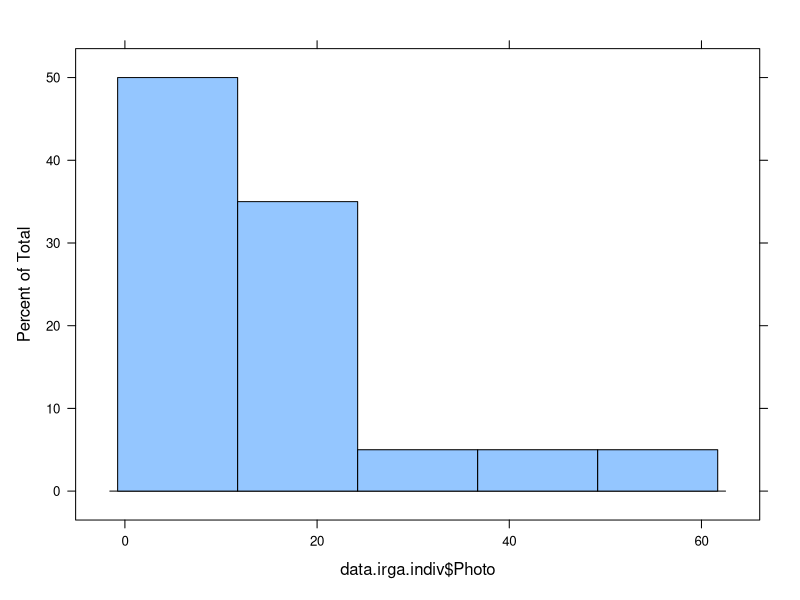
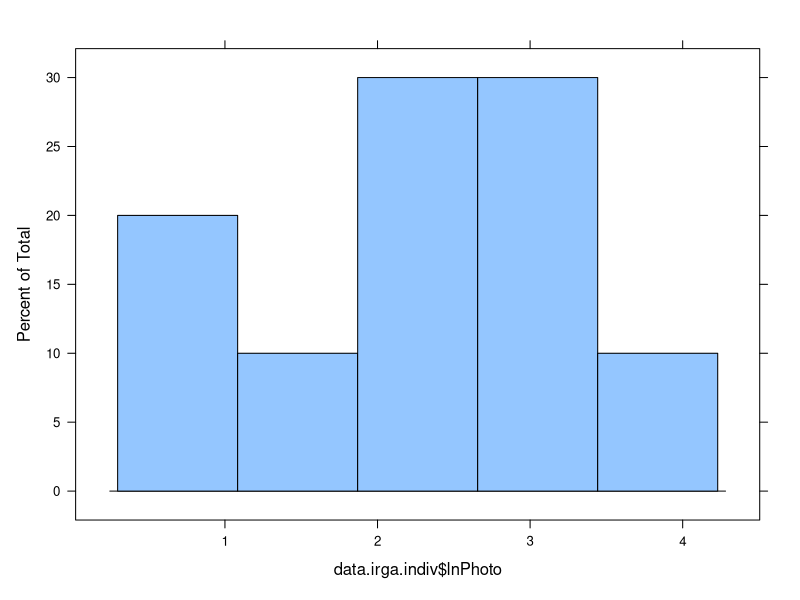
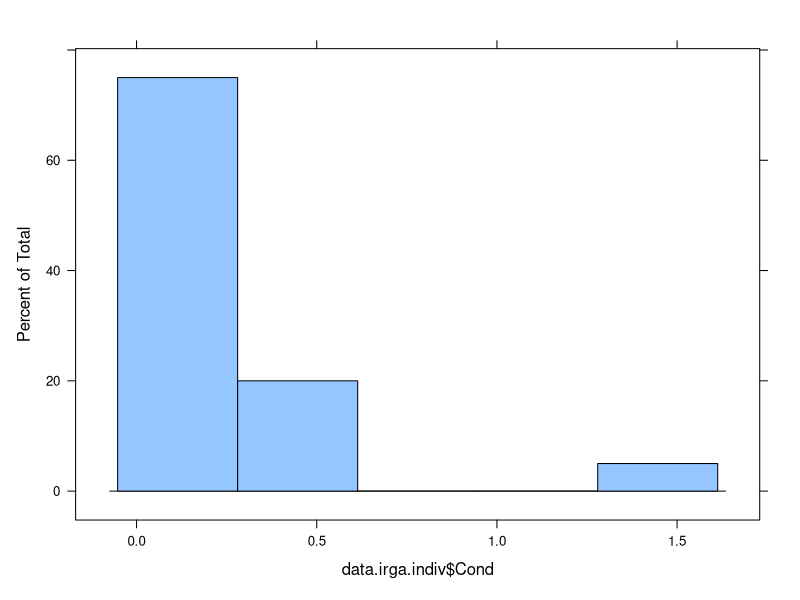
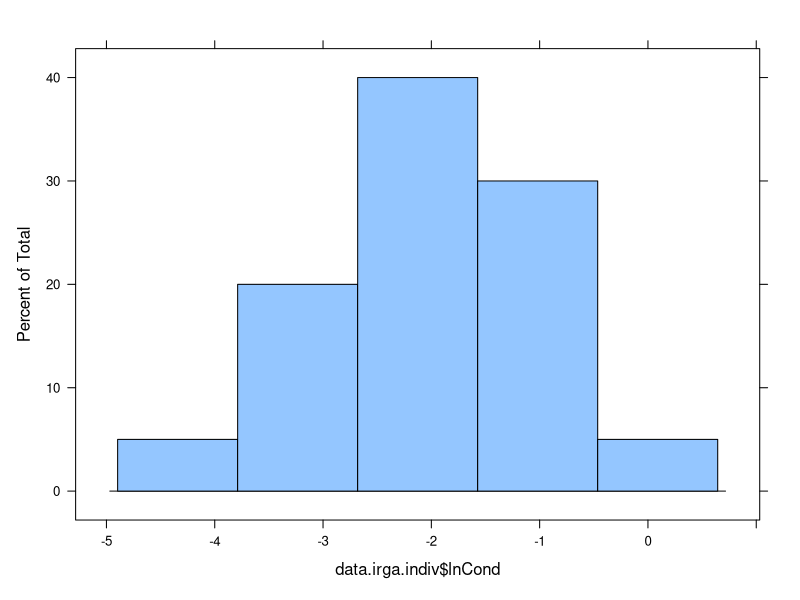
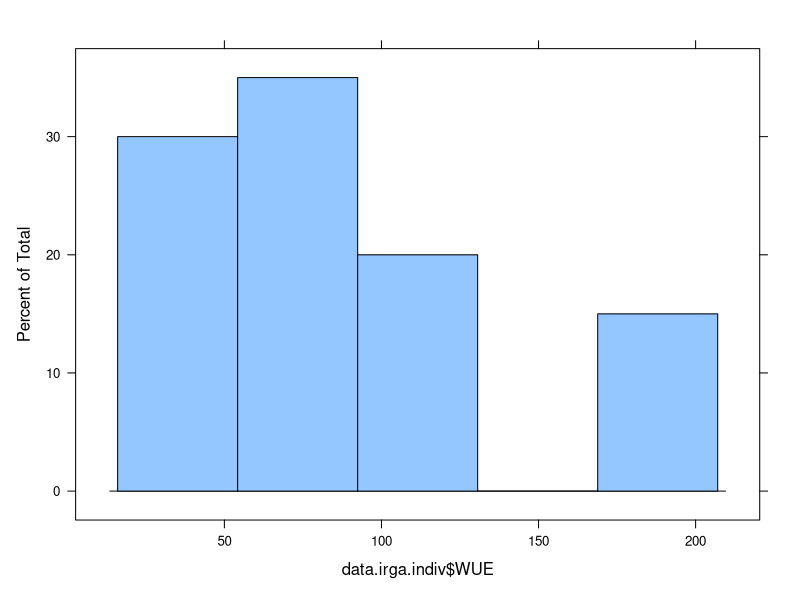
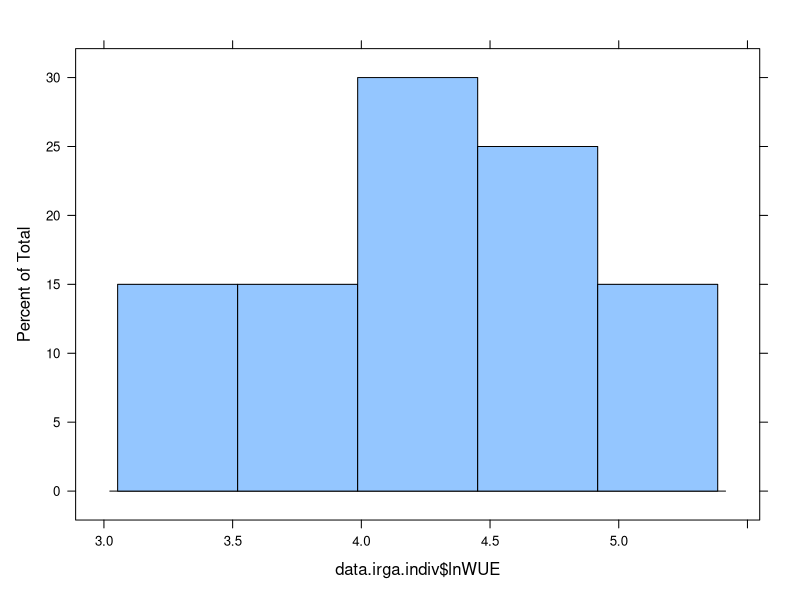
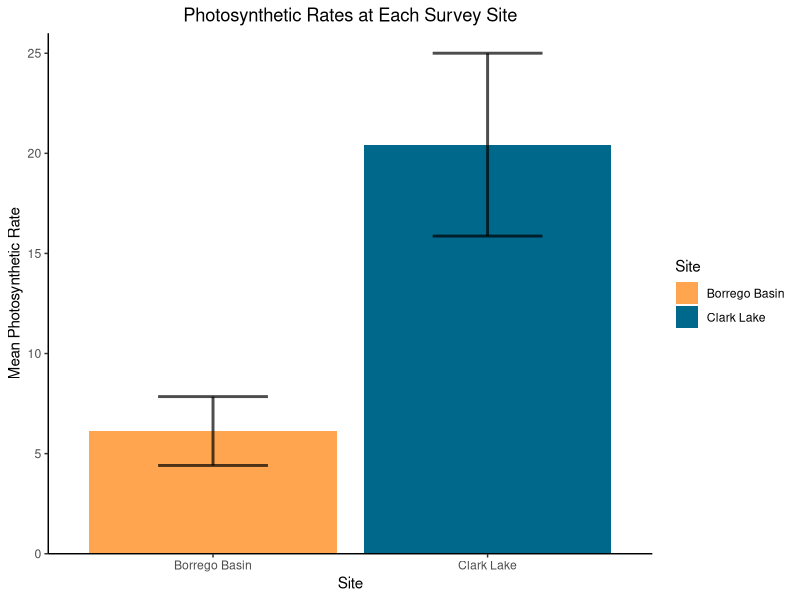
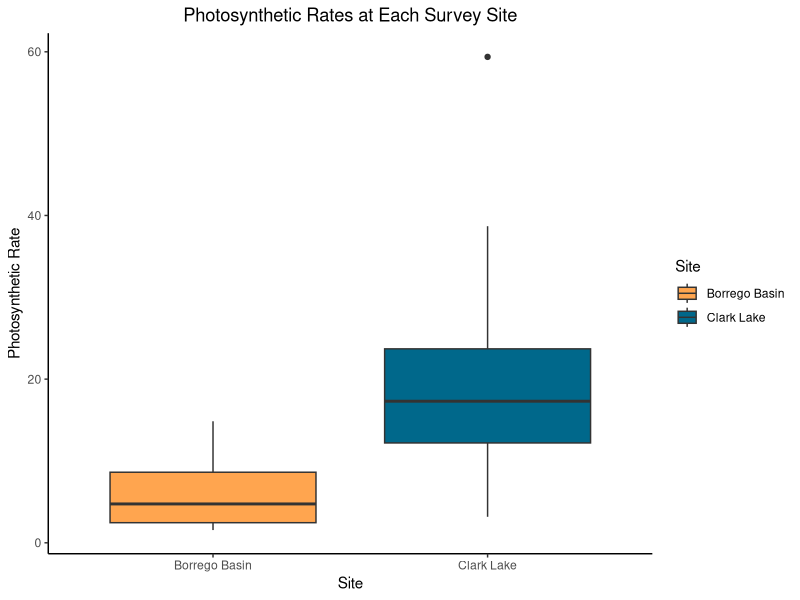

R code for these plots, in order:
## ---- chunk 1
library(tidyverse)
library(lattice)
library(car)
library(scales)
## ---- chunk 2
#load and select data
data.irga <- read.csv("GDE_IRGA.csv")

str(data.irga)

data.irga$Site <- as.factor(data.irga$Site)
data.irga$TreeID <- as.factor(data.irga$TreeID)

data.irga <- data.irga %>% subset(Ci > 0)

data.irga.meta <- data.irga %>%
  select(1:2) %>%
  group_by(TreeID) %>%
  unique() %>%
  ungroup()
## ---- chunk 3
#CALCULATE AVG PHOTOSYNTHETIC RATE AND STOMATAL CONDUCTANCE FOR EACH TREE AND JOIN GAS EXCHANGE WITH METADATA
data.irga.indiv <- data.irga %>% group_by(TreeID) %>% 
  summarise(Photo = mean(Photo), 
            Cond = mean(Cond),
            WUE = mean(Photo/Cond),
            Count = n()) %>% 
  ungroup() %>%
  merge(data.irga.meta,
        by = "TreeID",
        all.x = TRUE)
## ---- chunk 4
#LOG TRANSFORMATIONS
data.irga.indiv$lnPhoto <- log(data.irga.indiv$Photo)
data.irga.indiv$lnCond <- log(data.irga.indiv$Cond)
data.irga.indiv$lnWUE <- log(data.irga.indiv$WUE)
## ---- chunk 5
#HISTOGRAM: RAW DATA VS LOG DATA
histogram(data.irga.indiv$Photo)
histogram(data.irga.indiv$lnPhoto)

histogram(data.irga.indiv$Cond)
histogram(data.irga.indiv$lnCond)

histogram(data.irga.indiv$WUE)
histogram(data.irga.indiv$lnWUE)
## ---- chunk 6
#CALCULATE MEAN AND STANDARD ERROR
data.irga.sum <- data.irga.indiv %>% group_by (Site) %>% 
  summarise(meanPhoto = mean(Photo), 
            sePhoto = sd(Photo)/sqrt(length(Photo)), 
            meanCond = mean(Cond), 
            seCond = sd(Cond)/sqrt(length(Cond)), 
            meanWUE = mean(WUE), 
            seWUE = sd(WUE)/sqrt(length(WUE)), 
  ) %>% ungroup()
## ---- chunk 7
#BARPLOT
ggplot(data.irga.sum) + aes(x=Site, y=meanPhoto, fill=Site )+
  scale_fill_manual(values=c("tan1","deepskyblue4"), 
                    labels=c('Borrego Basin', 'Clark Lake')) +
  geom_col(alpha=1, position="dodge") + 
  geom_errorbar( aes(x=Site, ymin=meanPhoto-sePhoto, ymax=meanPhoto+sePhoto), 
                 width=0.4,
                 colour="black", 
                 alpha=0.7, 
                 size=1.0,
                 position=position_dodge(width=0.9)) +
  scale_y_continuous(expand = c(0, 0),limits = c(0,26)) +
  scale_x_discrete(labels=c("1" = "Borrego Basin", "5" = "Clark Lake"))+
  xlab("Site")+ylab("Mean Photosynthetic Rate")+
  ggtitle("Photosynthetic Rates at Each Survey Site")+
  theme_classic()+
  theme(plot.title = element_text(hjust = 0.5))

#BOXPLOT
ggplot(data.irga.indiv) + aes(x=Site, y=Photo, fill=Site)+
  scale_fill_manual(values=c("tan1","deepskyblue4"),
                    labels=c('Borrego Basin', 'Clark Lake')) +
  geom_boxplot(aes(x=Site, y=Photo, fill=Site)) + 
  scale_x_discrete(labels=c("1" = "Borrego Basin", "5" = "Clark Lake"))+
  xlab("Site")+ylab("Photosynthetic Rate")+
  ggtitle("Photosynthetic Rates at Each Survey Site")+
  theme_classic()+
  theme(plot.title = element_text(hjust = 0.5))
## ---- chunk 8
#BARPLOT
ggplot(data.irga.sum) + aes(x=Site, y=meanCond, fill=Site )+
  scale_fill_manual(values=c("tan1","deepskyblue4"), 
                    labels=c('Borrego Basin', 'Clark Lake')) +
  geom_col(alpha=1, position="dodge") + 
  geom_errorbar( aes(x=Site, ymin=meanCond-seCond, ymax=meanCond+seCond), 
                 width=0.4,
                 colour="black", 
                 alpha=0.7, 
                 size=1.0,
                 position=position_dodge(width=0.9)) +
  scale_y_continuous(expand = c(0, 0),limits = c(0,0.5)) +
  scale_x_discrete(labels=c("1" = "Borrego Basin", "5" = "Clark Lake"))+
  xlab("Site")+ylab("Mean Stomatal Conductance Rate")+
  ggtitle("Stomatal Conductance Rates at Each Survey Site")+
  theme_classic()+
  theme(plot.title = element_text(hjust = 0.5))

#BOXPLOT
ggplot(data.irga.indiv) + aes(x=Site, y=Cond, fill=Site)+
  scale_fill_manual(values=c("tan1","deepskyblue4"),
                    labels=c('Borrego Basin', 'Clark Lake')) +
  geom_boxplot(aes(x=Site, y=Cond, fill=Site)) + 
  scale_x_discrete(labels=c("1" = "Borrego Basin", "5" = "Clark Lake"))+
  xlab("Site")+ylab("Stomatal Conductance Rate")+
  ggtitle("Stomatal Conductance Rates at Each Survey Site")+
  theme_classic()+
  theme(plot.title = element_text(hjust = 0.5))
## ---- chunk 9
#BARPLOT
ggplot(data.irga.sum) + aes(x=Site, y=meanWUE, fill=Site )+
  scale_fill_manual(values=c("tan1","deepskyblue4"), 
                    labels=c('Borrego Basin', 'Clark Lake')) +
  geom_col(alpha=1, position="dodge") + 
  geom_errorbar( aes(x=Site, ymin=meanWUE-seWUE, ymax=meanWUE+seWUE), 
                 width=0.4,
                 colour="black", 
                 alpha=0.7, 
                 size=1.0,
                 position=position_dodge(width=0.9)) +
  scale_y_continuous(expand = c(0, 0),limits = c(0,125)) +
  scale_x_discrete(labels=c("1" = "Borrego Basin", "5" = "Clark Lake"))+
  xlab("Site")+ylab("Mean Stomatal Conductance")+
  ggtitle("Stomatal Conductance Rates at Each Survey Site")+
  theme_classic()+
  theme(plot.title = element_text(hjust = 0.5))

#BOXPLOT
ggplot(data.irga.indiv) + aes(x=Site, y=WUE, fill=Site)+
  scale_fill_manual(values=c("tan1","deepskyblue4"),
                    labels=c('Borrego Basin', 'Clark Lake')) +
  geom_boxplot(aes(x=Site, y=WUE, fill=Site)) + 
  scale_x_discrete(labels=c("1" = "Borrego Basin", "5" = "Clark Lake"))+
  xlab("Site")+ylab("Water Use Efficiency Rate")+
  ggtitle("Water Use Efficiency Rates at Each Survey Site")+
  theme_classic()+
  theme(plot.title = element_text(hjust = 0.5))
## ---- chunk 10
#ANOVA
Photo.aov <- aov(lnPhoto ~ Site, data=data.irga.indiv)
summary(Photo.aov)

#HOMOGENEITY OF VARIANCES
plot(Photo.aov,1)
leveneTest(lnPhoto ~ Site, data=data.irga.indiv)

#T-TEST
t.test(lnPhoto~Site, data=data.irga.indiv)

#DISTRIBUTION OF RESIDUALS
plot(Photo.aov,2)
## ---- chunk 11
#ANOVA
Cond.aov <- aov(lnCond ~ Site, data=data.irga.indiv)
summary(Cond.aov)

#HOMOGENEITY OF VARIANCES
plot(Cond.aov,1)
leveneTest(lnCond ~ Site, data=data.irga.indiv)

#T-TEST
t.test(lnCond~Site, data=data.irga.indiv)

#DISTRIBUTION OF RESIDUALS
plot(Cond.aov,2)
## ---- chunk 12
#ANOVA
WUE.aov <- aov(lnWUE ~ Site, data=data.irga.indiv)
summary(WUE.aov)

#HOMOGENEITY OF VARIANCES
plot(WUE.aov,1)
leveneTest(lnWUE ~ Site, data=data.irga.indiv)

#T-TEST
t.test(lnWUE~Site, data=data.irga.indiv)

#DISTRIBUTION OF RESIDUALS
plot(WUE.aov,2)
## ---- chunk 13
library(tidyverse) 
library(lattice) 
library(car) 
library(scales)
## ---- chunk 14
#load and select data
data.crosshair <- read.csv("GDE_crosshair.csv")
str(data.crosshair)

data.crosshair$Site <- as.factor(data.crosshair$Site)
data.crosshair$TotalDead <- (data.crosshair$DeadStanding + data.crosshair$DeadDown)
## ---- chunk 15
data.cross.dead <- data.crosshair %>% group_by (Site) %>% 
  summarise(sumDead = sum(TotalDead)) %>% ungroup()

data.cross.alive <- data.crosshair %>% group_by (Site) %>% 
  summarise(sumAlive = sum(LiveMesquite)) %>% ungroup()

data.cross.plot <- merge(
  data.cross.alive,
  data.cross.dead,
  by = "Site",
  all.x = TRUE) %>%
  pivot_longer(cols=c('sumAlive', 'sumDead'),names_to = "Status", values_to = "Count")
## ---- chunk 16
data.seed.plot <- data.crosshair %>%
  group_by(Site) %>%
  summarise(sumSeedling = sum(Seedings)) %>%
  ungroup()
## ---- chunk 17
ggplot(data.cross.plot) + aes(x=Site, y=Count, fill=Status)+
  scale_fill_manual(values=c("darkgreen","chocolate4"),
                    labels=c('Alive', 'Dead')) +
  geom_col(alpha=1, position="dodge") + 
  scale_y_continuous(expand = c(0, 0),limits = c(0,25), 
                     breaks = pretty_breaks()) +
  scale_x_discrete(labels=c("1" = "Borrego Basin", "5" = "Clark Lake"))+
  theme_classic()+
  xlab("Site")+ylab("Count")+
  ggtitle("Mesquite Life Status at Each Survey Site")+
  theme(plot.title = element_text(hjust = 0.5))
## ---- chunk 18
ggplot(data.seed.plot) + aes(x=Site, y=sumSeedling)+
  scale_fill_manual()+
  geom_col(alpha=1, position="dodge") + 
  scale_y_continuous(expand = c(0, 0),limits = c(0,5), 
                     breaks = pretty_breaks()) +
  scale_x_discrete(labels=c("1" = "Borrego Basin", "5" = "Clark Lake"))+
  theme_classic()+
  xlab("Site")+ylab("Count")+
  ggtitle("Mesquite Seedling Counts at Each Survey Site")+
  theme(plot.title = element_text(hjust = 0.5))
## ---- chunk 19
#ANOVA
dead.aov <- aov(TotalDead ~ Site, data=data.crosshair)
summary(dead.aov)

#HOMOGENEITY OF VARIANCES
plot(dead.aov,1)
leveneTest(TotalDead ~ Site, data=data.crosshair)

#T-TEST
t.test(TotalDead~Site, data=data.crosshair)

#DISTRIBUTION OF RESIDUALS
plot(dead.aov,2)
## ---- chunk 20
#ANOVA
life.aov <- aov(LiveMesquite ~ Site, data=data.crosshair)
summary(life.aov)

#HOMOGENEITY OF VARIANCES
plot(life.aov,1)
leveneTest(LiveMesquite ~ Site, data=data.crosshair)

#T-TEST
t.test(LiveMesquite~Site, data=data.crosshair)

#DISTRIBUTION OF RESIDUALS
plot(life.aov,2)
## ---- chunk 21
#ANOVA
seed.aov <- aov(Seedings ~ Site, data=data.crosshair)
summary(seed.aov)

#HOMOGENEITY OF VARIANCES
plot(seed.aov,1)
leveneTest(Seedings ~ Site, data=data.crosshair)

#T-TEST
t.test(Seedings ~ Site, data=data.crosshair)

#DISTRIBUTION OF RESIDUALS
plot(seed.aov,2)
## ---- chunk 22
library(tidyverse) 
library(lattice) 
library(car) 
library(scales)
library(GGally)
## ---- chunk 23
#load and select data
data.canopy <- read.csv("GDE_Canopy.csv")
str(data.canopy)

data.canopy$Site <- as.factor(data.canopy$Site) 
data.canopy$TreeID <- as.factor(data.canopy$Tree_ID)
## ---- chunk 24
histogram(data.canopy$Resprouting)
histogram(data.canopy$CrownSizeShape)
histogram(data.canopy$DeadBranches)
histogram(data.canopy$CrownFoliarDensity)
## ---- chunk 25
#merge irga data and canopy health data by treeid
data.all <- merge(
  data.irga.indiv,
  data.canopy,
  by = "TreeID",
  all.x = TRUE)
## ---- chunk 26
ggplot(data.canopy) + aes(x=Site, y=Resprouting, fill=Site)+
  scale_fill_manual(values=c("darkorange","darkgreen"),
                    labels=c('Borrego Basin', 'Clark Lake')) +
  geom_boxplot(aes(x=Site, y=Resprouting, fill=Site)) + 
  scale_x_discrete(labels=c("1" = "Borrego Basin", "5" = "Clark Lake"))+
  xlab("Site")+ylab("Resprouting") + 
  theme_classic()
## ---- chunk 27
ggplot(data.canopy) + aes(x=Site, y=CrownSizeShape, fill=Site)+
  scale_fill_manual(values=c("darkorange","darkgreen"),
                    labels=c('Borrego Basin', 'Clark Lake')) +
  geom_boxplot(aes(x=Site, y=CrownSizeShape, fill=Site)) + 
  scale_x_discrete(labels=c("1" = "Borrego Basin", "5" = "Clark Lake"))+
  xlab("Site")+ylab("Crown Size Shape") +
  theme_classic()
## ---- chunk 28
ggplot(data.canopy) + aes(x=Site, y=DeadBranches, fill=Site)+
  scale_fill_manual(values=c("darkorange","darkgreen"),
                    labels=c('Borrego Basin', 'Clark Lake')) +
  geom_boxplot(aes(x=Site, y=DeadBranches, fill=Site)) + 
  scale_x_discrete(labels=c("1" = "Borrego Basin", "5" = "Clark Lake"))+
  xlab("Site")+ylab("Dead Branches") + 
  theme_classic()
## ---- chunk 29
ggplot(data.canopy) + aes(x=Site, y=CrownFoliarDensity, fill=Site)+
  scale_fill_manual(values=c("darkorange","darkgreen"),
                    labels=c('Borrego Basin', 'Clark Lake')) +
  geom_boxplot(aes(x=Site, y=CrownFoliarDensity, fill=Site)) + 
  scale_x_discrete(labels=c("1" = "Borrego Basin", "5" = "Clark Lake"))+
  xlab("Site")+ylab("CrownFoliar Density") + 
  theme_classic()
## ---- chunk 30
ggpairs(data.all, columns = c("Photo", "WUE","Cond", "Resprouting", "DeadBranches", "CrownFoliarDensity", "CrownSizeShape" ), title = "Bivariate analysis of BROMAD physiological traits", upper = list(continuous = wrap("cor",size = 3)),
        lower = list(continuous = wrap("smooth",
                                       alpha = 0.3,
                                       size = 0.1)),
        mapping = aes(color = Site.x)) +
  scale_fill_manual(values=c('darkorange','darkgreen')) +
  scale_colour_manual(values=c('darkorange','darkgreen'))
## ---- chunk 31
#ANOVA
resprout.aov <- aov(Resprouting ~ Site, data=data.canopy)
summary(resprout.aov)
#HOMOGENEITY OF VARIANCE
plot(resprout.aov,1)
leveneTest(Resprouting ~ Site, data=data.canopy)
#DISTRIBUTION OF RESIDUALS
plot(resprout.aov,2)
# EXTRACT RESIDUALS
resprout.aov_residuals <- residuals(object = resprout.aov )
#  SHAPIRO-WILK TEST
shapiro.test(x = resprout.aov_residuals )
## ---- chunk 32
#ANOVA
Crownsize.aov <- aov(Resprouting ~ Site, data=data.canopy)
summary(Crownsize.aov)
#HOMOGENEITY OF VARIANCE
plot(Crownsize.aov,1)
leveneTest(Resprouting ~ Site, data=data.canopy)
#DISTRIBUTION OF RESIDUALS
plot(Crownsize.aov,2)
# EXTRACT RESIDUALS
Crownsize.aov_residuals <- residuals(object = resprout.aov )
#  SHAPIRO-WILK TEST
shapiro.test(x = Crownsize.aov_residuals )

## ---- chunk 33
#ANOVA
Deadbranches.aov <- aov(Resprouting ~ Site, data=data.canopy)
summary(Deadbranches.aov)
#HOMOGENEITY OF VARIANCE
plot(Deadbranches.aov,1)
leveneTest(Resprouting ~ Site, data=data.canopy)
#DISTRIBUTION OF RESIDUALS
plot(Deadbranches.aov,2)
# EXTRACT RESIDUALS
Deadbranches.aov_residuals <- residuals(object = Deadbranches.aov )
#  SHAPIRO-WILK TEST
shapiro.test(x = Deadbranches.aov_residuals )
## ---- chunk 34
#ANOVA
Density.aov <- aov(Resprouting ~ Site, data=data.canopy)
summary(Density.aov)
#HOMOGENEITY OF VARIANCE
plot(Density.aov,1)
leveneTest(Resprouting ~ Site, data=data.canopy)
#DISTRIBUTION OF RESIDUALS
plot(Density.aov,2)
# EXTRACT RESIDUALS
Density.aov_residuals <- residuals(object = Density.aov )
#  SHAPIRO-WILK TEST
shapiro.test(x = Density.aov_residuals )

## ---- chunk 35
# Kelsey 

